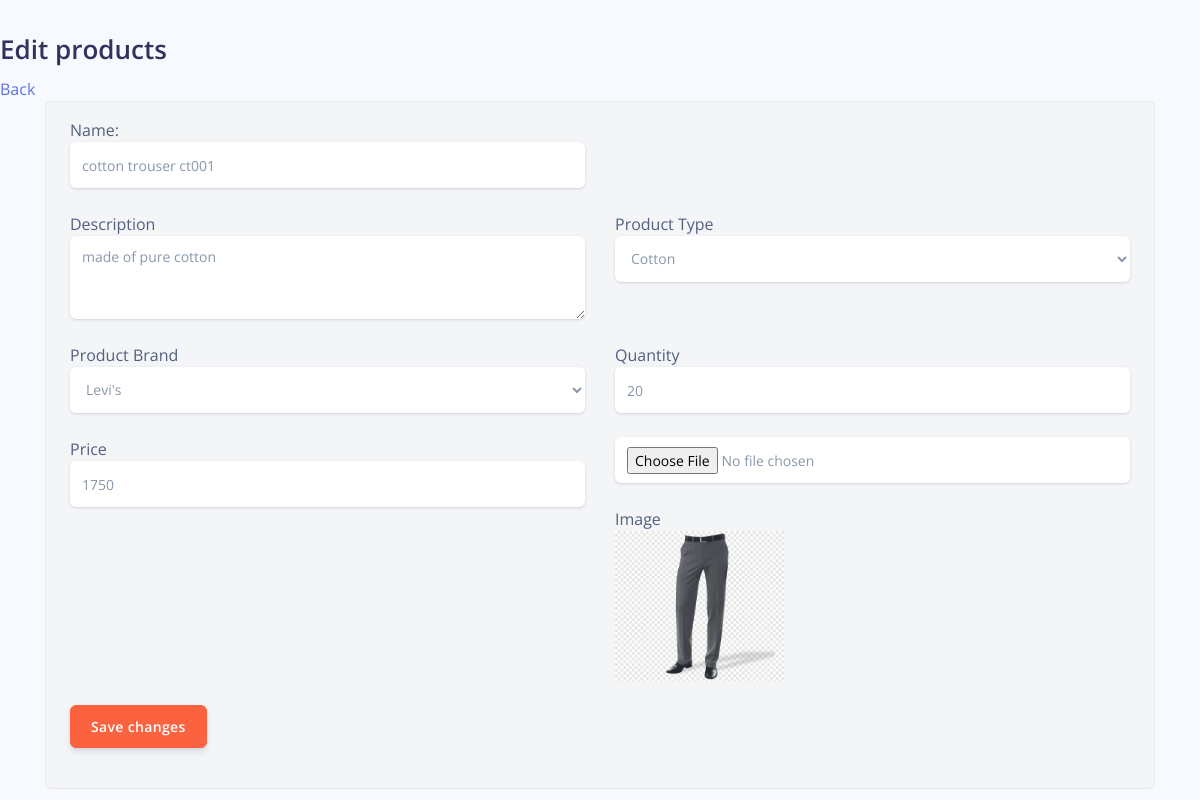
Page /FRONTEND/ADMIN/edit-trousers.php?action=edit&productid=50&size=Medium (signed in) on the committed database.
### tables this page shows
CREATE TABLE `trouser_tbl` (
  `Trouser_id` int(20) NOT NULL,
  `TrouserName` varchar(100) NOT NULL,
  `Description` longtext NOT NULL,
  `TrouserType` int(11) DEFAULT NULL,
  `Brand` int(11) DEFAULT NULL
);

CREATE TABLE `trouser_type` (
  `PTID` int(20) NOT NULL,
  `TrouserType` varchar(100) NOT NULL
);

CREATE TABLE `product_brands` (
  `BrandID` int(20) NOT NULL,
  `BrandName` varchar(100) NOT NULL,
  `BrandImage` longtext NOT NULL
);

CREATE TABLE `trouser_details` (
  `TID` int(20) NOT NULL,
  `Size` varchar(100) NOT NULL,
  `Price` float NOT NULL,
  `ProductImage` longtext NOT NULL,
  `Quantity` int(20) NOT NULL
);

### FRONTEND/ADMIN/edit-trousers.php (the view, shortened to what this page needs)
<?php
require '../../Includes/connection.php' ;
 ?>
<!DOCTYPE html>
<html lang="en" dir="ltr">
  <head>
  </head>
<link href="../../assets/vendor/nucleo/css/nucleo.css" rel="stylesheet">
<link href="../../assets/vendor/@fortawesome/fontawesome-free/css/all.min.css" rel="stylesheet">
<link type="text/css" href="../../assets/css/argon.css" rel="stylesheet">
  <body>
    <?php
      if (isset($_GET['action'])) {
        if ($_GET['action']=="edit") {
          $product_id =$_GET['productid'];
          $product_size =$_GET['size'];
?>
        <div class="row">
          <div class="col">
            <h1>Edit products</h1>
            <a class="back-link" href="manage-trouser.php">Back</a>
          </div>
        </div>
        <div class="container">
          <div class="card card-stats mb-4 mb-lg-0">
            <div class="card-body">
              <?php
              echo '<form  action="edit-trousers.php?action=edit&productid='.$product_id.'&size='.$product_size.'" method="post" enctype="multipart/form-data"> ';
              ?>
              <div class="row">
                <?php
                $sql="SELECT * FROM trouser_tbl WHERE Trouser_id=".$product_id.";";
                $result=mysqli_query($conn, $sql);
                while ($row= mysqli_fetch_array($result)) {
                  ?>
                  <div class="col-md-6">
                    <div class="form-group">
                      <?php
                      echo 'Name:<input type="text"   class="form-control form-control-alternative"  id="exampleFormControlInput2" name="pname_" value="'.$row['TrouserName'].'">';
                      ?>
                    </div>
                  </div>
                </div>
                <div class="row">
                  <div class="col-md-6">
                    <div class="form-group">
                      <?php
                      echo  'Description<textarea   class="form-control form-control-alternative" rows="3"  id="exampleFormControlInput2" name="pdesc_" >'.$row['Description'].'</textarea>';
                      ?>
                    </div>
                  </div>
                  <div class="col-md-6">
                    <div class="form-group">
                      <?php
                      echo 'Product Type<select name="productType_"  class="form-control form-control-alternative"  id="exampleFormControlInput2" >';
                        $ptype= "SELECT * FROM trouser_type WHERE PTID= ".$row['TrouserType'].";";
                        $product_tp_rec= mysqli_query($conn, $ptype);
                        if ($product_type_row= mysqli_fetch_array($product_tp_rec)) {
                          echo '<option value="'.$product_type_row['PTID'].'">'.$product_type_row['TrouserType'].'</option>';
                        }
                        echo '</select>';
                        ?>
                      </div>
                    </div>
                </div>
                <div class="row">
                    <div class="col-md-6">
                      <div class="form-group">
                        <?php
                        echo 'Product Brand<select name="productBrand_"  class="form-control form-control-alternative"  id="exampleFormControlInput2" >';
                          $pbrands= "SELECT * FROM product_brands WHERE BrandID=".$row['Brand'].";";
                          $product_br_rec= mysqli_query($conn, $pbrands);
                          if ($product_brand_row= mysqli_fetch_array($product_br_rec)) {
                            echo  '<option value="'.$product_brand_row['BrandID'].'">'.$product_brand_row['BrandName'].'</option>';
                          }
                          echo '</select>';
                          ?>
                        </div>
                      </div>
                            <?php
                            $pdetails= "SELECT * FROM Trouser_details WHERE TID=".$product_id." AND Size='".$product_size."';";
                            $product_dt_rec= mysqli_query($conn, $pdetails);
                            $imgPath="../../images/Product_Images";
                            if ($product_dt_row= mysqli_fetch_array($product_dt_rec)) {
                              ?>
                      <div class="col-md-6">
                        <div class="form-group">
                          <?php
                          echo  'Quantity<input type="number"   class="form-control form-control-alternative"  id="exampleFormControlInput2" name="pquantity_" value="'.$product_dt_row['Quantity'].'">';
                          ?>
                        </div>
                      </div>
                    </div>
                      <div class="row">
                        <div class="col-md-6">
                          <div class="form-group">
                            <?php
                            echo  'Price<input type="number"  class="form-control form-control-alternative"  id="exampleFormControlInput2"  name="pprice_" value="'.$product_dt_row['Price'].'">';
                            ?>
                          </div>
                        </div>
                        <div class="col-md-6">
                          <div class="form-group">
                            <?php
                            echo '<input type="file" name="newImage"  class="form-control form-control-alternative"  id="exampleFormControlInput2 >';
                            ?>
                          </div>
                        </div>
                        <div class="col-md-6">
                          <div class="form-group">
                            <?php
                            echo  '<br>Image<br> <img name="pimg" src="'.$imgPath."/".$product_dt_row['ProductImage'].'" width=auto height=150px>';
                            ?>
                          </div>
                        </div>
                      </div>
                    <?php } ?>
                    <?php
                  }
                  ?>
                  <div class="col-md-6">
                    <div class="form-group">
                      <button type="submit" class="btn btn-warning" name="update-products">Save changes</button>
                    </div>
                  </div>
                </div>
              </div>
          </div>
        </div>
<?php
        }
      }
     ?>
  </body>
</html>

### rows in the picture
trouser_tbl: pname_ "cotton trouser ct001", pdesc_ "made of pure cotton", productType_ "Cotton", productBrand_ "Levi's", pquantity_ "20", pprice_ "1750", trouser_details.ProductImage (picture)
